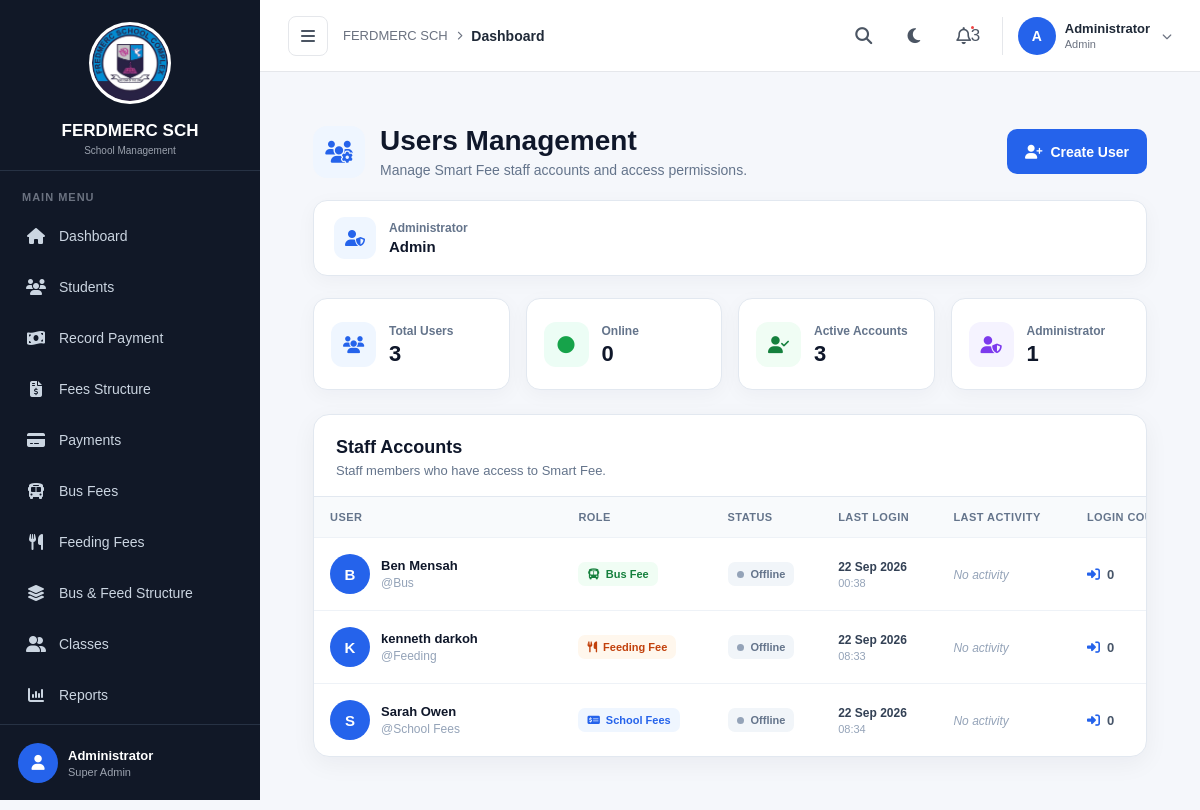
The app's page /users-management/ (signed in) with its own data.
### fees/models.py (models this page shows, shortened)
class SchoolSettings(models.Model):
    school_name = models.CharField(
        max_length=200,
        default="School Name"
    )
    logo = models.ImageField(
        upload_to="school/",
        blank=True,
        null=True
    )
    address = models.TextField(
        blank=True,
        null=True
    )
    phone = models.CharField(
        max_length=50,
        blank=True,
        null=True
    )
    email = models.EmailField(
        blank=True,
        null=True
    )
    academic_year = models.CharField(
        max_length=20,
        default="2026/2027"
    )
    school_motto = models.CharField(
        max_length=255,
        blank=True,
        null=True
    )

class UserProfile(models.Model):
    ROLE_CHOICES = [
        ("administrator", "Administrator"),
        ("school_fees", "School Fees"),
        ("bus_fee", "Bus Fee"),
        ("feeding_fee", "Feeding Fee"),
    ]
    user = models.OneToOneField(
        "auth.User",
        on_delete=models.CASCADE,
        related_name="profile"
    )
    role = models.CharField(
        max_length=30,
        choices=ROLE_CHOICES
    )
    last_activity = models.DateTimeField(
        blank=True,
        null=True
    )
    last_logout = models.DateTimeField(
        blank=True,
        null=True
    )
    login_count = models.PositiveIntegerField(
        default=0
    )

### fees/views.py (the view)
@login_required
@role_required("administrator")
def users_management(request):
    users = (
        User.objects
        .select_related("profile")
        .exclude(
            id=request.user.id
        )
        .order_by(
            "username"
        )
    )
    return render(
        request,
        "fees/users_management.html",
        {
            "users": users,
        }
    )

### templates/fees/users_management.html (shortened to what this page needs)
{% extends "fees/base.html" %}
{% load static %}
{% block content %}
<link rel="stylesheet" href="{% static 'css/users_management.css' %}">
<div class="users-management-page">
    <div class="users-header">
        <div class="users-header-left">
            <div class="users-header-icon">
                <i class="fas fa-users-cog"></i>
            </div>
            <div>
                <h1>Users Management</h1>
                <p>
                    Manage Smart Fee staff accounts and access permissions.
                </p>
            </div>
        </div>
        <div class="users-header-right">
            <a
                href="{% url 'create_user' %}"
                class="create-user-button"
            >
                <i class="fas fa-user-plus"></i>
                Create User
            </a>
        </div>
    </div>
    <div class="administrator-card">
        <div class="administrator-icon">
            <i class="fas fa-user-shield"></i>
        </div>
        <div>
            <span class="administrator-label">
                Administrator
            </span>
            <strong>
                {{ request.user.username }}
            </strong>
        </div>
    </div>
    <div class="users-summary">
        <div class="summary-card">
            <div class="summary-icon">
                <i class="fas fa-users"></i>
            </div>
            <div>
                <span>Total Users</span>
                <strong>{{ users|length }}</strong>
            </div>
        </div>
        <div class="summary-card">
            <div class="summary-icon online-icon">
                <i class="fas fa-circle"></i>
            </div>
            <div>
                <span>Online</span>
                <strong>0</strong>
            </div>
        </div>
        <div class="summary-card">
            <div class="summary-icon active-icon">
                <i class="fas fa-user-check"></i>
            </div>
            <div>
                <span>Active Accounts</span>
                <strong>{{ users|length }}</strong>
            </div>
        </div>
        <div class="summary-card">
            <div class="summary-icon admin-icon">
                <i class="fas fa-user-shield"></i>
            </div>
            <div>
                <span>Administrator</span>
                <strong>1</strong>
            </div>
        </div>
    </div>
    <div class="users-card">
        <div class="users-card-header">
            <div>
                <h2>Staff Accounts</h2>
                <p>
                    Staff members who have access to Smart Fee.
                </p>
            </div>
        </div>
        {% if users %}
        <div class="users-table-wrapper">
            <table class="users-table">
                <thead>
                    <tr>
                        <th>User</th>
                        <th>Role</th>
                        <th>Status</th>
                        <th>Last Login</th>
                        <th>Last Activity</th>
                        <th>Login Count</th>
                    </tr>
                </thead>
                <tbody>
                    {% for user in users %}
                    <tr>
                        <td>
                            <div class="user-cell">
                                <div class="user-avatar">
                                    {% if user.first_name %}
                                        {{ user.first_name|first|upper }}
                                    {% else %}
                                        {{ user.username|first|upper }}
                                    {% endif %}
                                </div>
                                <div class="user-details">
                                    <strong>
                                        {% if user.first_name %}
                                            {{ user.first_name }}
                                            {{ user.last_name }}
                                        {% else %}
                                            {{ user.username }}
                                        {% endif %}
                                    </strong>
                                    <span>
                                        @{{ user.username }}
                                    </span>
                                </div>
                            </div>
                        </td>
                        <td>
                            {% if user.profile.role == "school_fees" %}
                                <span class="role-badge school-fees">
                                    <i class="fas fa-money-check-alt"></i>
                                    School Fees
                                </span>
                            {% elif user.profile.role == "bus_fee" %}
                                <span class="role-badge bus-fee">
                                    <i class="fas fa-bus"></i>
                                    Bus Fee
                                </span>
                            {% elif user.profile.role == "feeding_fee" %}
                                <span class="role-badge feeding-fee">
                                    <i class="fas fa-utensils"></i>
                                    Feeding Fee
                                </span>
                            {% else %}
                                <span class="role-badge">
                                    {{ user.profile.get_role_display }}
                                </span>
                            {% endif %}
                        </td>
                        <td>
                            <span class="status-badge offline">
                                <span class="status-dot"></span>
                                Offline
                            </span>
                        </td>
                        <td>
                            {% if user.last_login %}
                                <div class="date-info">
                                    <strong>
                                        {{ user.last_login|date:"d M Y" }}
                                    </strong>
                                    <span>
                                        {{ user.last_login|time:"H:i" }}
                                    </span>
                                </div>
                            {% else %}
                                <span class="not-available">
                                    Never
                                </span>
                            {% endif %}
                        </td>
                        <td>
                            {% if user.profile.last_activity %}
                                <div class="date-info">
                                    <strong>
                                        {{ user.profile.last_activity|date:"d M Y" }}
                                    </strong>
                                    <span>
                                        {{ user.profile.last_activity|time:"H:i" }}
                                    </span>
                                </div>
                            {% else %}
                                <span class="not-available">
                                    No activity
                                </span>
                            {% endif %}
                        </td>
                        <td>
                            <span class="login-count">
                                <i class="fas fa-sign-in-alt"></i>
                                {{ user.profile.login_count|default:"0" }}
                            </span>
                        </td>
                    </tr>
                    {% endfor %}
                </tbody>
            </table>
        </div>
        {% endif %}
    </div>
</div>
{% endblock %}

### templates/fees/base.html (shortened to what this page needs)
{% load static %}
<!DOCTYPE html>
<html lang="en">
<head>
    <link
        rel="stylesheet"
        href="https://cdnjs.cloudflare.com/ajax/libs/font-awesome/6.5.2/css/all.min.css"
    >
    <link
        rel="stylesheet"
        href="{% static 'css/base.css' %}"
    >
</head>
<body>
<aside class="sidebar" id="sidebar">
    <div class="sidebar-logo">
        {% if school_settings.logo %}
            <div class="school-logo-image">
                <img
                    src="{{ school_settings.logo.url }}"
                    alt="{{ school_settings.school_name }}"
                >
            </div>
        {% else %}
            <div class="logo-icon">
                <i class="fa-solid fa-graduation-cap"></i>
            </div>
        {% endif %}
        <div class="logo-text">
            <h2>
                {{ school_settings.school_name|default:"Smart Fee" }}
            </h2>
            <span>
                School Management
            </span>
        </div>
    </div>
    <nav class="sidebar-nav">
        {% if request.user.is_superuser or request.user.profile.role == "administrator" %}
            <p class="menu-label">
                MAIN MENU
            </p>
            <a
                href="{% url 'home' %}"
                class="nav-item"
            >
                <i class="fas fa-home"></i>
                <span>
                    Dashboard
                </span>
            </a>
            <a
                href="{% url 'students' %}"
                class="nav-item"
            >
                <i class="fas fa-users"></i>
                <span>
                    Students
                </span>
            </a>
            <a
                href="{% url 'record_payment' %}"
                class="nav-item"
            >
                <i class="fas fa-money-bill-wave"></i>
                <span>
                    Record Payment
                </span>
            </a>
            <a
                href="{% url 'fees_structure' %}"
                class="nav-item"
            >
                <i class="fas fa-file-invoice-dollar"></i>
                <span>
                    Fees Structure
                </span>
            </a>
            <a
                href="{% url 'payments' %}"
                class="nav-item"
            >
                <i class="fas fa-credit-card"></i>
                <span>
                    Payments
                </span>
            </a>
            <a
                href="{% url 'bus_fees' %}"
                class="nav-item"
            >
                <i class="fas fa-bus"></i>
                <span>
                    Bus Fees
                </span>
            </a>
            <a
                href="{% url 'feeding_fees' %}"
                class="nav-item"
            >
                <i class="fas fa-utensils"></i>
                <span>
                    Feeding Fees
                </span>
            </a>
            <a
                href="{% url 'bus_fee_structure' %}"
                class="nav-item"
            >
                <i class="fas fa-layer-group"></i>
                <span>
                    Bus & Feed Structure
                </span>
            </a>
            <a
                href="{% url 'classes' %}"
                class="nav-item"
            >
                <i class="fas fa-user-group"></i>
                <span>
                    Classes
                </span>
            </a>
            <a
                href="{% url 'reports' %}"
                class="nav-item"
            >
                <i class="fas fa-chart-column"></i>
                <span>
                    Reports
                </span>
            </a>
        {% endif %}
    </nav>
    <div class="sidebar-footer">
        <div class="user-avatar">
            <i class="fa-solid fa-user"></i>
        </div>
        <div class="sidebar-user">
            {% if request.user.is_superuser %}
                <strong>
                    Administrator
                </strong>
                <span>
                    Super Admin
                </span>
            {% endif %}
        </div>
    </div>
</aside>
<div
    class="main-wrapper"
    id="mainWrapper"
>
    <header class="topbar">
        <div class="topbar-left">
            <button
                type="button"
                class="sidebar-toggle"
                id="sidebarToggle"
                onclick="toggleSidebar()"
            >
                <i class="fa-solid fa-bars"></i>
            </button>
            <div class="breadcrumb-area">
                <span class="breadcrumb-main">
                    {{ school_settings.school_name|default:"Smart Fee" }}
                </span>
                <i class="fa-solid fa-chevron-right"></i>
                <span class="breadcrumb-current">
                    {% block breadcrumb %}
                        Dashboard
                    {% endblock %}
                </span>
            </div>
        </div>
        <div class="topbar-right">
            <button
                type="button"
                class="topbar-icon"
                title="Search"
            >
                <i class="fa-solid fa-magnifying-glass"></i>
            </button>
            <button
                type="button"
                class="theme-toggle"
                id="themeToggle"
                onclick="toggleTheme()"
                title="Toggle Light/Dark Mode"
            >
                <i
                    class="fa-solid fa-moon"
                    id="themeIcon"
                ></i>
            </button>
            <button
                type="button"
                class="topbar-icon notification-btn"
                title="Notifications"
            >
                <i class="fa-regular fa-bell"></i>
                <span class="notification-dot">
                    3
                </span>
            </button>
            <div class="topbar-user">
                <div class="topbar-avatar">
                    {% if request.user.is_superuser %}
                        A
                    {% else %}
                        {{ request.user.username|first|upper }}
                    {% endif %}
                </div>
                <div class="topbar-user-info">
                    {% if request.user.is_superuser %}
                        <strong>
                            Administrator
                        </strong>
                        <span>
                            Admin
                        </span>
                    {% endif %}
                </div>
                <i
                    class="fa-solid fa-chevron-down user-arrow"
                ></i>
            </div>
        </div>
    </header>
    <main class="page-content">
        {% block content %}
        {% endblock %}
    </main>
</div>
</body>
</html>

### records on screen
SchoolSettings: logo (picture), school_name "FERDMERC SCH"

### other values on screen
{{ request.user.username }} "Admin"
{{ users|length }} "3"
{{ user.first_name|first|upper }} "B"
{{ user.first_name }} "Ben"
{{ user.last_name }} "Mensah"
{{ user.username }} "Bus"
{{ user.last_login|date:"d M Y" }} "22 Sep 2026"
{{ user.last_login|time:"H:i" }} "00:38"
{{ user.profile.login_count|default:"0" }} "0"
{{ user.first_name|first|upper }} "K"
{{ user.first_name }} "kenneth"
{{ user.last_name }} "darkoh"
{{ user.username }} "Feeding"
{{ user.last_login|time:"H:i" }} "08:33"
{{ user.first_name|first|upper }} "S"
